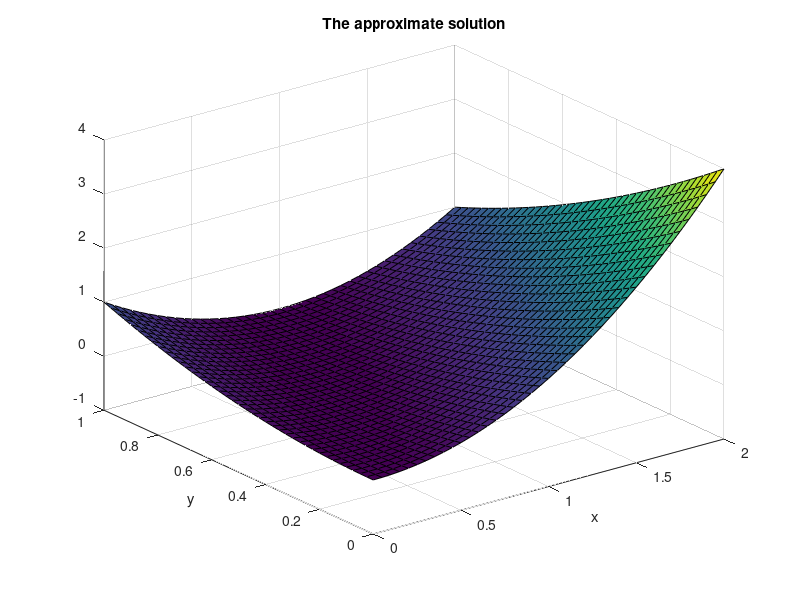
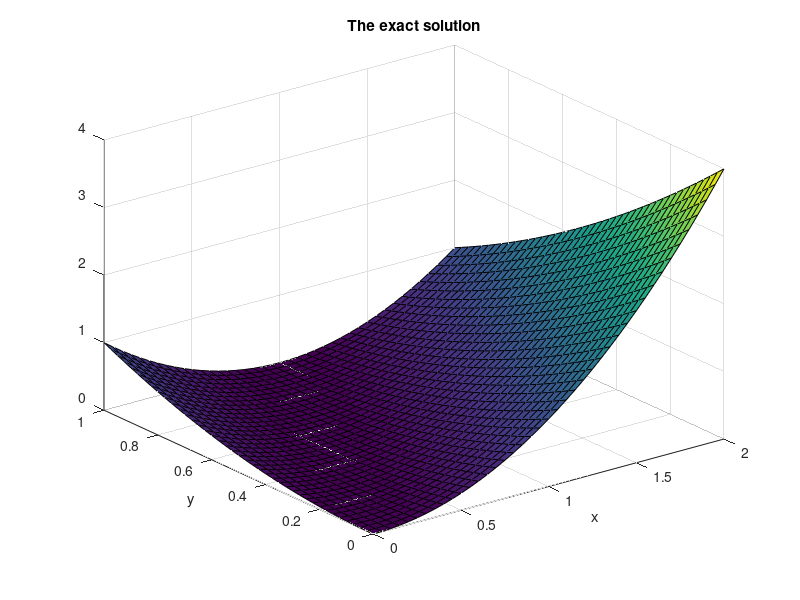

The MATLAB source for these figures, in order:
% Program to solve Problem 4 of Elliptic PDE LabSheet

a = 0; 
b = 1;
c = 0;
d = 2;
N = 40;
M = 40;

hx = (b-a)/N;
hx1 = hx*hx;
hy = (d-c)/M;
hy1 = hy*hy;

mul = 1/(2/hx1+2/hy1);
x = a:hx:b;
y = c:hy:d;

omega = 1.5;
u2 = zeros(N+1,M+1);
for i=1:N+1
    u2(i,1) = (x(i))^2;
    u2(i,M+1) = (x(i)-2)^2;
end
for i=1:M+1
    u2(1,i) = (y(i))^2;
    u2(N+1,i) = (y(i)-1)^2;
end

error = 1000;
tol = 10^-8;
k  = 0;

u = u2;
while error > tol
    for i=2:N
        for j=2:M
            u(i,j) = (1-omega)*u2(i,j)+ omega*mul*( (u(i,j-1) + u(i,j+1))/hy1 +...
                (u(i-1,j)+u(i+1,j))/hx1 - 4 ); % f(x,y) = 4
        end
    end
    error = max(max(abs(u-u2)));
    u2 = u;
    k = k+1;
end

for i=1:M+1
    for j=1:N+1
        exact(i,j) = (x(i)-y(j))^2;
    end
end
figure(1);
surf(y,x,u2);
xlabel('x');
ylabel('y');
title('The approximate solution')

figure(2);
surf(y,x,exact);
xlabel('x');
ylabel('y');
title('The exact solution')
